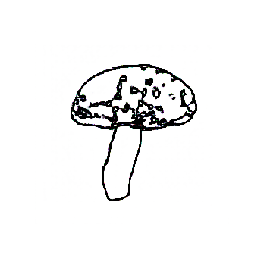
#> input picture Smoothening/input.png, 256 x 256 px
$ jupyter execute Smoothening.ipynb   (older library calls are emulated)
#> lines starting #> are read from the running program, lines starting #| are printed output that depends on the picture; after the words box and inside, x2 and y2 are one past the last pixel; in counts of white or black regions, pixels touching at a corner belong together
[cell 1]
import cv2

print(cv2.__version__)

img = cv2.imread('input.png', 0)
#> img: shape (256, 256); min 0, max 255, mean 244.1
enlarged = cv2.resize(img, (1000,1000))
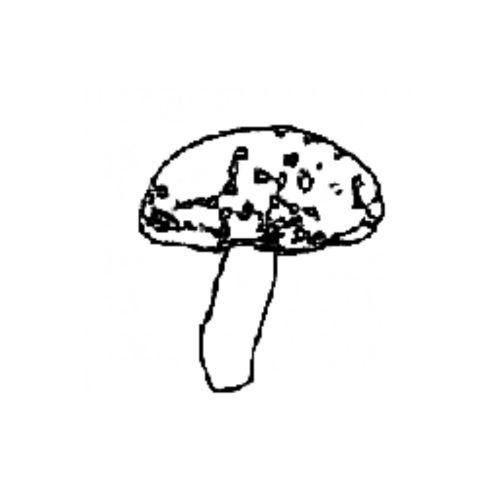
#> enlarged: shape (1000, 1000) (shown at 1/2 size); min 0, max 255, mean 244
kernel = cv2.getStructuringElement(cv2.MORPH_ELLIPSE, (8, 8))
(thresh, binRed) = cv2.threshold(enlarged, 200, 255, cv2.THRESH_BINARY)
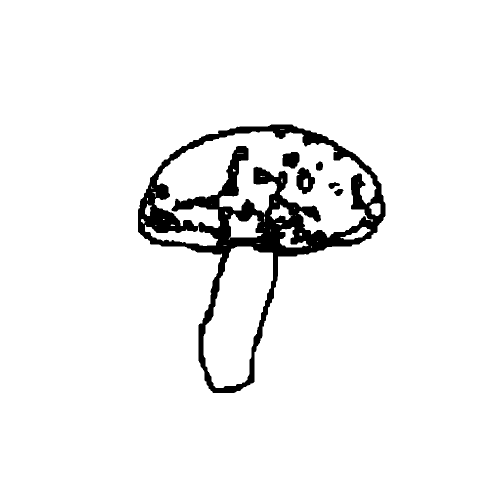
#> binRed: shape (1000, 1000) (shown at 1/2 size); 94.7% white; 6 black regions, box (x1, y1, x2, y2) and area: (276, 249, 771, 786) 50514, (593, 335, 630, 389) 1247, (565, 304, 599, 337) 915, (632, 323, 646, 342) 212, (657, 364, 680, 378) 189, (668, 378, 687, 392) 178
opening = cv2.morphologyEx(enlarged, cv2.MORPH_OPEN, kernel, iterations=3)
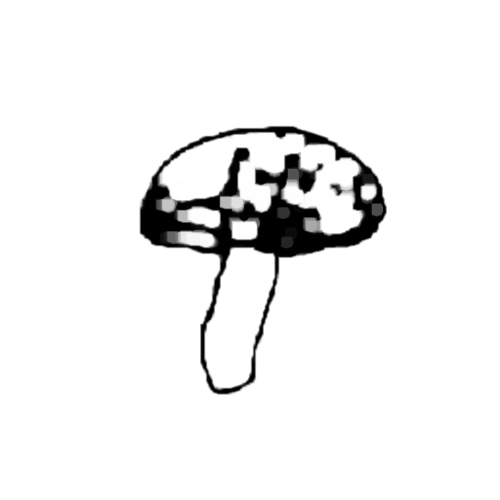
#> opening: shape (1000, 1000) (shown at 1/2 size); min 0, max 255, mean 241.1
cv2.imwrite("output.png", opening)
#> Out = True

### Best result so far:

[cell 2]
import cv2

print(cv2.__version__)

img = cv2.imread('input.png', 0)
enlarged = cv2.resize(img, (1000,1000))
blur = cv2.GaussianBlur(enlarged,(7,7),0)
smooth = cv2.addWeighted(blur,1.5,enlarged,-0.5,0)
shrunk = cv2.resize(smooth, (256,256))
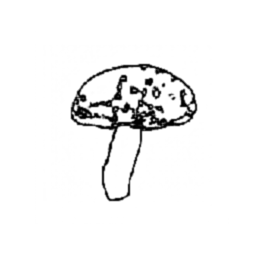
#> shrunk: shape (256, 256); min 0, max 255, mean 244
cv2.imwrite("output.png", shrunk)
#> Out = True

[cell 3]
import cv2

img = cv2.imread('input.png')
#> img is the input picture: shape (256, 256, 3); mean B, G, R 244.1, 244.1, 244
imgray = cv2.cvtColor( img, cv2.COLOR_BGR2GRAY )
ret, thresh = cv2.threshold( imgray, 220, 255, cv2.THRESH_BINARY )
#> thresh: shape (256, 256); 95.3% white; 6 black regions (3 under 20 px)
cv2.imshow('1',cv2.resize(thresh,(600,400)))
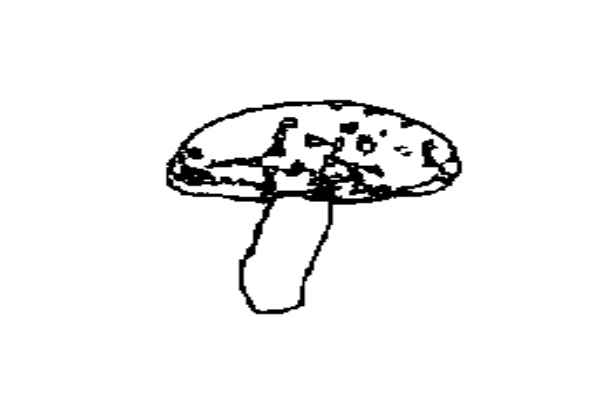
#> window '1': shape (400, 600); min 0, max 255, mean 243.1
_, countours, hierarchy = cv2.findContours( thresh, cv2.RETR_EXTERNAL,cv2.CHAIN_APPROX_NONE )
#> countours = 1 contour; box (x1, y1, x2, y2) and area: (0, 0, 256, 256) 65025
cnt = sorted(countours, key=cv2.contourArea)[-1]
#> cnt = contour of 1020 points, box (x1, y1, x2, y2) (0, 0, 256, 256), area 65025
epsilon = 0.1 * cv2.arcLength( countours[0], True )
#> epsilon = 102
approx = cv2.approxPolyDP( cnt, epsilon, True )
#> approx = [[0, 0], [0, 255], [255, 255], [255, 0]]
cv2.drawContours( img, [approx],-1, (0, 255, 0), 3 )
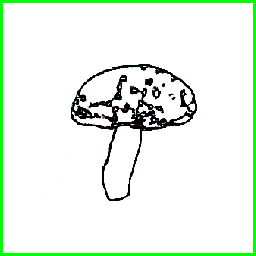
#> img: shape (256, 256, 3); 4.63% of pixels changed, all inside (x1, y1, x2, y2) = (0, 0, 256, 256)
cv2.imshow( "Contour", cv2.resize(img,(600,400)) )
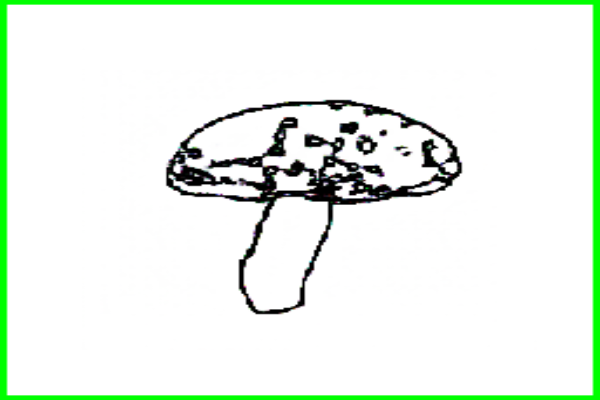
#> window 'Contour': shape (400, 600, 3); mean B, G, R 232.4, 244.1, 232.3
cv2.imwrite('output.png',img)
cv2.waitKey( 0 )
cv2.destroyAllWindows()

[cell 4]
import cv2
import numpy as np
from matplotlib import pyplot as plt

img = cv2.imread('input.png')
enlarged = cv2.resize(img, (1000, 1000))
#> enlarged: shape (1000, 1000, 3)
dst = cv2.GaussianBlur(enlarged,(15,15),cv2.BORDER_DEFAULT)
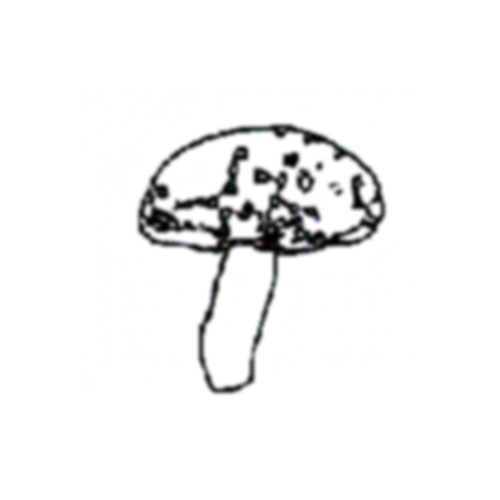
#> dst: shape (1000, 1000, 3) (shown at 1/2 size); mean B, G, R 244.1, 244.1, 244.1
kernel = np.ones((5,5),np.float32)/25
dst = cv2.filter2D(enlarged,-1,kernel)
# dst[np.where((dst!=[255,255,255]).all(axis=2))] = [0,0,0];

cv2.imwrite('output.png',dst)
#> Out = True

# [5 lines of commented-out code are left out]

[cell 5]
import cv2
import numpy as np


def empty_function(*arg):
    pass


def SmootherEdgesTrackbar(img, win_name):
    trackbar_name = win_name + "Trackbar"

    cv2.namedWindow(win_name, cv2.WINDOW_NORMAL)
    cv2.resizeWindow(win_name, 1000, 500)
    cv2.createTrackbar("first_blur", win_name, 3, 255, empty_function)
    cv2.createTrackbar("second_blur", win_name, 3, 255, empty_function)
    cv2.createTrackbar("threshold", win_name, 0, 255, empty_function)

    while True:
        first_blur_pos = cv2.getTrackbarPos("first_blur", win_name)
        second_blur_pos = cv2.getTrackbarPos("second_blur", win_name)
        thresh_pos = cv2.getTrackbarPos("threshold", win_name)
        if first_blur_pos < 3:
            first_blur_pos = 3
        if second_blur_pos < 3:
            second_blur_pos = 3
        img_res = cv2.cvtColor(img, cv2.COLOR_BGR2GRAY)
        img_res = smoother_edges(img_res, (first_blur_pos * 2 + 1, first_blur_pos * 2 + 1),
                                 (second_blur_pos * 2 + 1, second_blur_pos * 2 + 1))
#> in unsharp_mask, `gaussian = cv2.GaussianBlur(img, blur_size, 0)`:
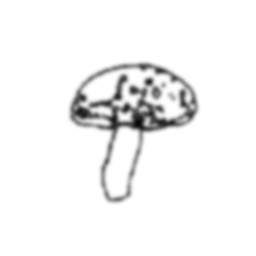
#> gaussian: shape (256, 256); min 6, max 255, mean 244.1
        _, img_res = cv2.threshold(img_res, thresh_pos, 255, 0)
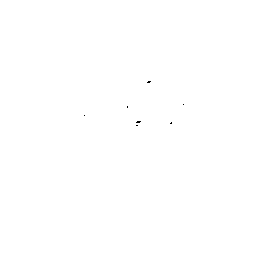
#> img_res: shape (256, 256); 100% white; black in thin lines or dots, all inside (x1, y1, x2, y2) = (84, 81, 184, 126)
        cv2.imshow(win_name, img_res)

        key = cv2.waitKey(1) & 0xFF
#> (key Esc is pressed here)
        if key == ord("c"):
            break

    cv2.destroyAllWindows()
    return img_res


def unsharp_mask(img, blur_size, imgWeight, gaussianWeight):
    gaussian = cv2.GaussianBlur(img, blur_size, 0)
    return cv2.addWeighted(img, imgWeight, gaussian, gaussianWeight, 0)


def smoother_edges(img, first_blur_size, second_blur_size=(5, 5),
                   imgWeight=1.5, gaussianWeight=-0.5):
    # blur the image before unsharp masking
    img = cv2.GaussianBlur(img, first_blur_size, 0)
    # perform unsharp masking
    return unsharp_mask(img, second_blur_size, imgWeight, gaussianWeight)


# read the image
img = cv2.imread("input.png")
# smoothen edges
img = SmootherEdgesTrackbar(img, "Smoother Edges Trackbar")
# show and save image
cv2.imshow("img", img)
cv2.imwrite("output.png", img)

$ run again, with Smoothening/prediction_6.png copied over Smoothening/input.png
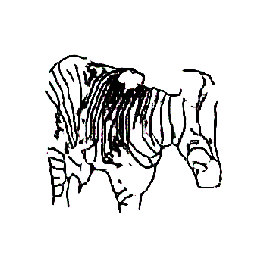
#> input picture Smoothening/prediction_6.png, 256 x 256 px
#> binRed: shape (1000, 1000); 86.1% white; 10 black regions (1 under 20 px), largest, box (x1, y1, x2, y2) and area: (175, 212, 868, 833) 135577, (750, 628, 813, 673) 1052, (265, 608, 321, 669) 928
#> `cv2.imwrite("output.png", opening)`: Out = True
#> img is the input picture: shape (256, 256, 3); mean B, G, R 227, 227, 227.1
#> thresh: shape (256, 256); 87.8% white; 8 black regions (4 under 20 px)
#> `cv2.imshow('1',cv2.resize(thresh,(600,400)))`:
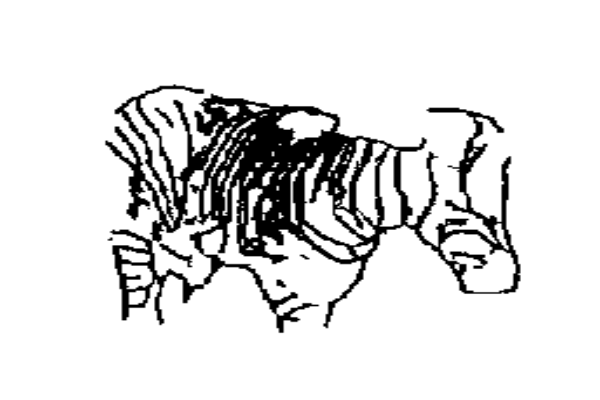
#> window '1': shape (400, 600); min 0, max 255, mean 223.8
#> countours = 1 contour; box (x1, y1, x2, y2) and area: (0, 0, 256, 256) 65025
#> cnt = contour of 1020 points, box (x1, y1, x2, y2) (0, 0, 256, 256), area 65025
#> epsilon = 102
#> approx = [[0, 0], [0, 255], [255, 255], [255, 0]]
#> `cv2.imwrite('output.png',dst)`: Out = True
#> in unsharp_mask, `gaussian = cv2.GaussianBlur(img, blur_size, 0)`:
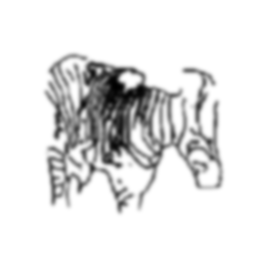
#> gaussian: shape (256, 256); min 0, max 255, mean 227
#> img_res: shape (256, 256); 99.8% white; 13 black regions (11 under 20 px), largest, box (x1, y1, x2, y2) and area: (111, 77, 123, 92) 72, (124, 91, 132, 98) 24
